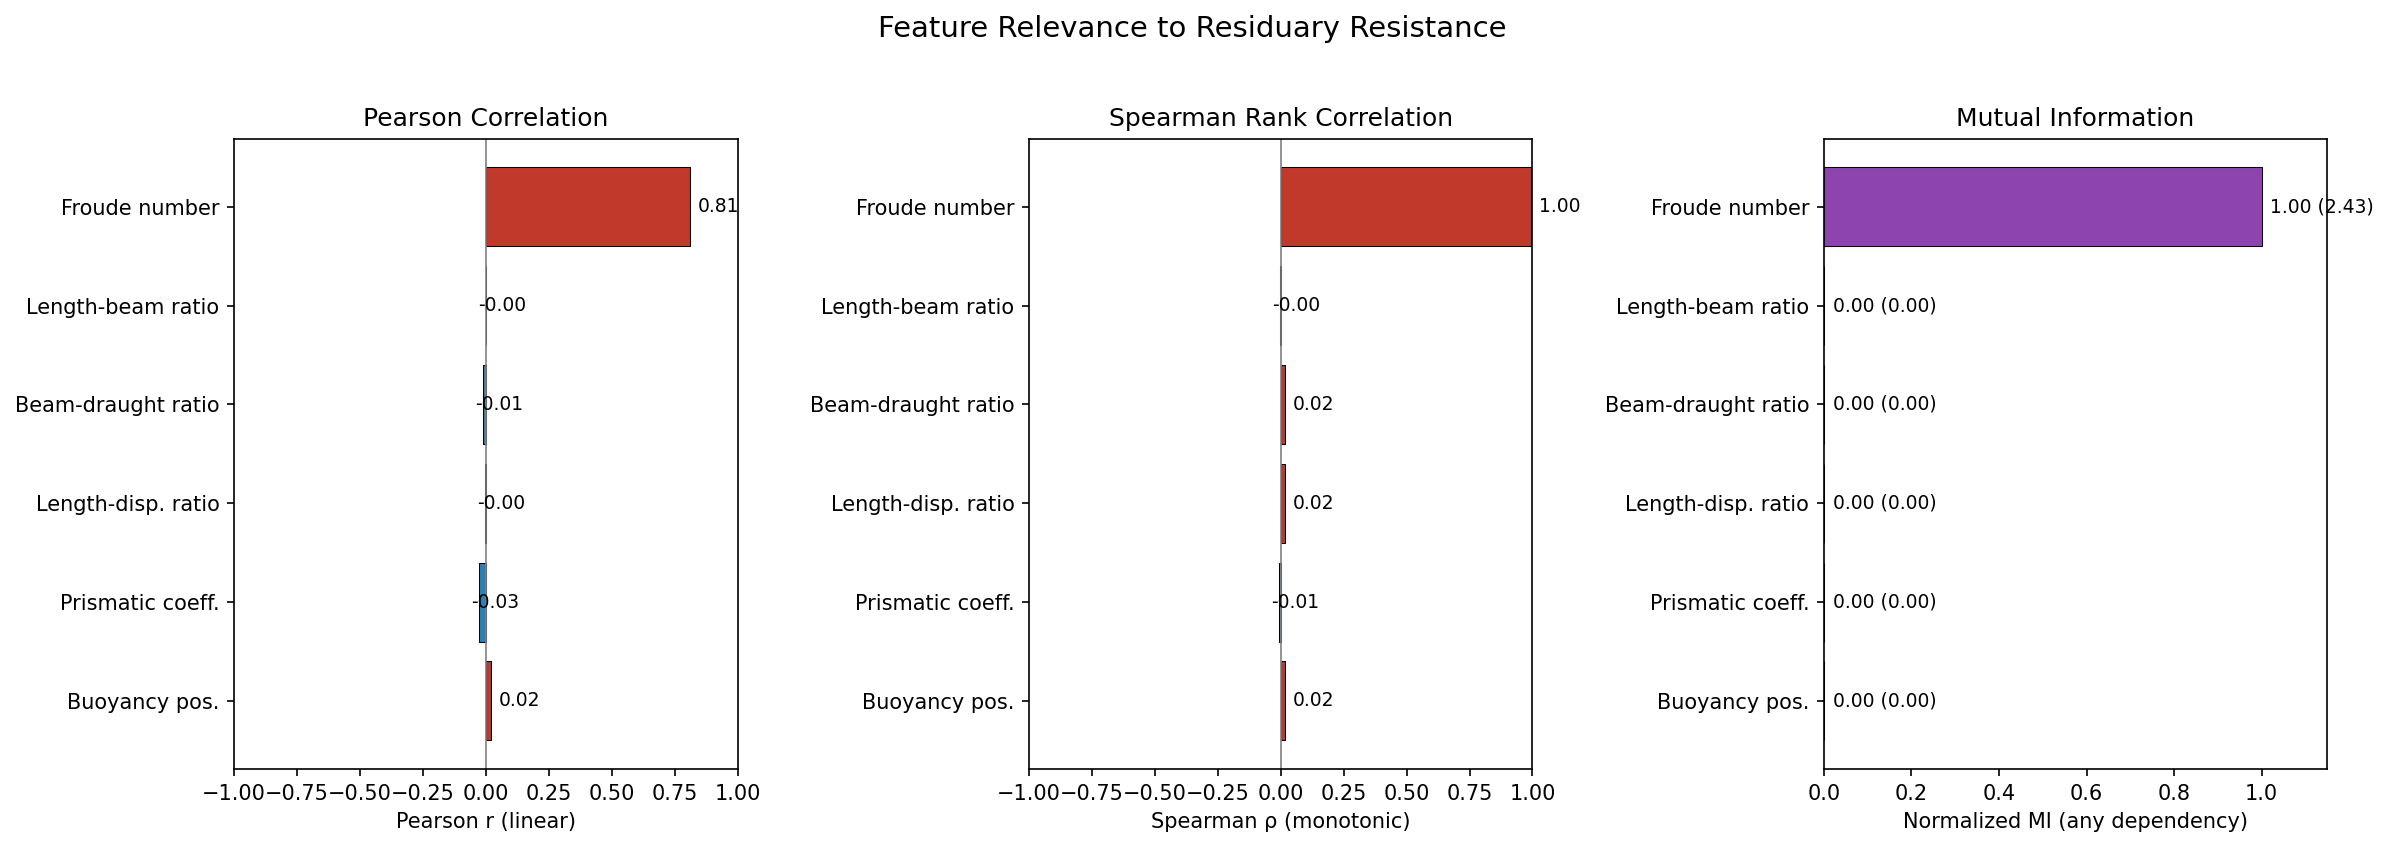

The script that saved this image:
"""Pearson vs Spearman vs Mutual Information comparison for yacht hydrodynamics."""

import sys
from pathlib import Path

ROOT = Path(__file__).resolve().parent.parent
sys.path.insert(0, str(ROOT))

import numpy as np
import matplotlib.pyplot as plt
from scipy.stats import spearmanr
from sklearn.feature_selection import mutual_info_regression
from models.model_kriging import load_yacht_data


FEATURE_LABELS = [
    "Buoyancy pos.",
    "Prismatic coeff.",
    "Length-disp. ratio",
    "Beam-draught ratio",
    "Length-beam ratio",
    "Froude number",
]


def compute_metrics(X, y):
    n_features = X.shape[1]

    # Pearson
    pearson = np.array([np.corrcoef(X[:, i], y)[0, 1] for i in range(n_features)])

    # Spearman
    spearman = np.array([spearmanr(X[:, i], y).correlation for i in range(n_features)])

    # Mutual Information (평균 3회로 안정화)
    mi_runs = np.array([
        mutual_info_regression(X, y, random_state=seed)
        for seed in range(3)
    ])
    mi = mi_runs.mean(axis=0)
    # 0~1 스케일로 정규화 (비교 용이)
    mi_norm = mi / mi.max()

    return pearson, spearman, mi_norm, mi


def plot_comparison(save_path=None):
    X, y = load_yacht_data()
    pearson, spearman, mi_norm, mi_raw = compute_metrics(X, y)

    fig, axes = plt.subplots(1, 3, figsize=(16, 5.5))
    x_pos = np.arange(len(FEATURE_LABELS))
    bar_kw = dict(edgecolor="black", linewidth=0.5)

    # --- Pearson ---
    ax = axes[0]
    colors = ["#c0392b" if v > 0 else "#2980b9" for v in pearson]
    bars = ax.barh(x_pos, pearson, color=colors, **bar_kw)
    ax.set_xlim(-1, 1)
    ax.set_yticks(x_pos)
    ax.set_yticklabels(FEATURE_LABELS)
    ax.set_xlabel("Pearson r (linear)")
    ax.set_title("Pearson Correlation")
    ax.axvline(0, color="gray", linewidth=0.8)
    for i, v in enumerate(pearson):
        ax.text(v + 0.03 * np.sign(v), i, f"{v:.2f}", va="center", fontsize=9)

    # --- Spearman ---
    ax = axes[1]
    colors = ["#c0392b" if v > 0 else "#2980b9" for v in spearman]
    ax.barh(x_pos, spearman, color=colors, **bar_kw)
    ax.set_xlim(-1, 1)
    ax.set_yticks(x_pos)
    ax.set_yticklabels(FEATURE_LABELS)
    ax.set_xlabel("Spearman ρ (monotonic)")
    ax.set_title("Spearman Rank Correlation")
    ax.axvline(0, color="gray", linewidth=0.8)
    for i, v in enumerate(spearman):
        ax.text(v + 0.03 * np.sign(v), i, f"{v:.2f}", va="center", fontsize=9)

    # --- Mutual Information ---
    ax = axes[2]
    ax.barh(x_pos, mi_norm, color="#8e44ad", **bar_kw)
    ax.set_xlim(0, 1.15)
    ax.set_yticks(x_pos)
    ax.set_yticklabels(FEATURE_LABELS)
    ax.set_xlabel("Normalized MI (any dependency)")
    ax.set_title("Mutual Information")
    for i, (v, raw) in enumerate(zip(mi_norm, mi_raw)):
        ax.text(v + 0.02, i, f"{v:.2f} ({raw:.2f})", va="center", fontsize=9)

    fig.suptitle("Feature Relevance to Residuary Resistance", fontsize=14, y=1.02)
    fig.tight_layout()

    if save_path:
        fig.savefig(save_path, dpi=150, bbox_inches="tight")
        print(f"Saved to {save_path}")

    plt.show()


if __name__ == "__main__":
    out = ROOT / "visualization" / "nonlinear_correlation.png"
    plot_comparison(save_path=out)
